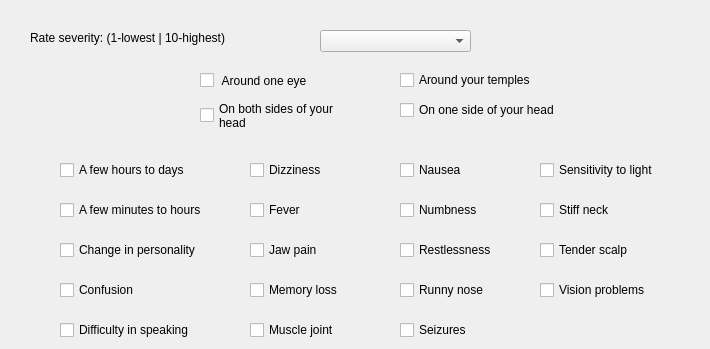
    <widget class="QWidget" name="t6">
     <attribute name="title">
      <string>Headaches</string>
     </attribute>
     <widget class="QCheckBox" name="cb101">
      <property name="geometry">
       <rect>
        <x>250</x>
        <y>240</y>
        <width>121</width>
        <height>20</height>
       </rect>
      </property>
      <property name="text">
       <string>Jaw pain</string>
      </property>
     </widget>
     <widget class="QCheckBox" name="cb104">
      <property name="geometry">
       <rect>
        <x>60</x>
        <y>280</y>
        <width>151</width>
        <height>20</height>
       </rect>
      </property>
      <property name="text">
       <string>Confusion </string>
      </property>
     </widget>
     <widget class="QCheckBox" name="cb98">
      <property name="geometry">
       <rect>
        <x>400</x>
        <y>200</y>
        <width>121</width>
        <height>20</height>
       </rect>
      </property>
      <property name="text">
       <string>Numbness</string>
      </property>
     </widget>
     <widget class="QCheckBox" name="cb100">
      <property name="geometry">
       <rect>
        <x>60</x>
        <y>240</y>
        <width>181</width>
        <height>20</height>
       </rect>
      </property>
      <property name="text">
       <string>Change in personality</string>
      </property>
     </widget>
     <widget class="QCheckBox" name="cb92">
      <property name="geometry">
       <rect>
        <x>60</x>
        <y>160</y>
        <width>171</width>
        <height>20</height>
       </rect>
      </property>
      <property name="text">
       <string>A few hours to days </string>
      </property>
     </widget>
     <widget class="QCheckBox" name="cb88">
      <property name="geometry">
       <rect>
        <x>200</x>
        <y>70</y>
        <width>181</width>
        <height>21</height>
       </rect>
      </property>
      <property name="text">
       <string> Around one eye</string>
      </property>
     </widget>
     <widget class="QCheckBox" name="cb94">
      <property name="geometry">
       <rect>
        <x>400</x>
        <y>160</y>
        <width>121</width>
        <height>20</height>
       </rect>
      </property>
      <property name="text">
       <string>Nausea</string>
      </property>
     </widget>
     <widget class="QCheckBox" name="cb102">
      <property name="geometry">
       <rect>
        <x>400</x>
        <y>240</y>
        <width>121</width>
        <height>20</height>
       </rect>
      </property>
      <property name="text">
       <string>Restlessness</string>
      </property>
     </widget>
     <widget class="QCheckBox" name="cb93">
      <property name="geometry">
       <rect>
        <x>250</x>
        <y>160</y>
        <width>151</width>
        <height>20</height>
       </rect>
      </property>
      <property name="text">
       <string>Dizziness </string>
      </property>
     </widget>
     <widget class="QCheckBox" name="cb110">
      <property name="geometry">
       <rect>
        <x>400</x>
        <y>320</y>
        <width>101</width>
        <height>20</height>
       </rect>
      </property>
      <property name="text">
       <string>Seizures </string>
      </property>
     </widget>
     <widget class="QCheckBox" name="cb97">
      <property name="geometry">
       <rect>
        <x>250</x>
        <y>200</y>
        <width>121</width>
        <height>20</height>
       </rect>
      </property>
      <property name="text">
       <string>Fever</string>
      </property>
     </widget>
     <widget class="QLabel" name="label_7">
      <property name="geometry">
       <rect>
        <x>30</x>
        <y>30</y>
        <width>281</width>
        <height>16</height>
       </rect>
      </property>
      <property name="text">
       <string>Rate severity: (1-lowest | 10-highest)</string>
      </property>
     </widget>
     <widget class="QCheckBox" name="cb96">
      <property name="geometry">
       <rect>
        <x>60</x>
        <y>200</y>
        <width>191</width>
        <height>20</height>
       </rect>
      </property>
      <property name="text">
       <string>A few minutes to hours </string>
      </property>
     </widget>
     <widget class="QCheckBox" name="cb108">
      <property name="geometry">
       <rect>
        <x>60</x>
        <y>320</y>
        <width>181</width>
        <height>20</height>
       </rect>
      </property>
      <property name="text">
       <string>Difficulty in speaking</string>
      </property>
     </widget>
     <widget class="QCheckBox" name="cb106">
      <property name="geometry">
       <rect>
        <x>400</x>
        <y>280</y>
        <width>141</width>
        <height>20</height>
       </rect>
      </property>
      <property name="text">
       <string>Runny nose</string>
      </property>
     </widget>
     <widget class="QComboBox" name="combo6">
      <property name="geometry">
       <rect>
        <x>320</x>
        <y>30</y>
        <width>151</width>
        <height>22</height>
       </rect>
      </property>
     </widget>
     <widget class="QCheckBox" name="cb105">
      <property name="geometry">
       <rect>
        <x>250</x>
        <y>280</y>
        <width>131</width>
        <height>20</height>
       </rect>
      </property>
      <property name="text">
       <string>Memory loss</string>
      </property>
     </widget>
     <widget class="QCheckBox" name="cb109">
      <property name="geometry">
       <rect>
        <x>250</x>
        <y>320</y>
        <width>151</width>
        <height>20</height>
       </rect>
      </property>
      <property name="text">
       <string>Muscle joint</string>
      </property>
     </widget>
     <widget class="QCheckBox" name="cb91">
      <property name="geometry">
       <rect>
        <x>400</x>
        <y>100</y>
        <width>201</width>
        <height>20</height>
       </rect>
      </property>
      <property name="text">
       <string>On one side of your head</string>
      </property>
     </widget>
     <widget class="QCheckBox" name="cb89">
      <property name="geometry">
       <rect>
        <x>400</x>
        <y>70</y>
        <width>191</width>
        <height>20</height>
       </rect>
      </property>
      <property name="text">
       <string>Around your temples </string>
      </property>
     </widget>
     <widget class="QCheckBox" name="cb90">
      <property name="geometry">
       <rect>
        <x>200</x>
        <y>100</y>
        <width>181</width>
        <height>31</height>
       </rect>
      </property>
      <property name="text">
       <string>On both sides of your
head </string>
      </property>
     </widget>
     <widget class="QCheckBox" name="cb95">
      <property name="geometry">
       <rect>
        <x>540</x>
        <y>160</y>
        <width>161</width>
        <height>20</height>
       </rect>
      </property>
      <property name="text">
       <string>Sensitivity to light</string>
      </property>
     </widget>
     <widget class="QCheckBox" name="cb99">
      <property name="geometry">
       <rect>
        <x>540</x>
        <y>200</y>
        <width>161</width>
        <height>20</height>
       </rect>
      </property>
      <property name="text">
       <string>Stiff neck</string>
      </property>
     </widget>
     <widget class="QCheckBox" name="cb103">
      <property name="geometry">
       <rect>
        <x>540</x>
        <y>240</y>
        <width>161</width>
        <height>20</height>
       </rect>
      </property>
      <property name="text">
       <string>Tender scalp</string>
      </property>
     </widget>
     <widget class="QCheckBox" name="cb107">
      <property name="geometry">
       <rect>
        <x>540</x>
        <y>280</y>
        <width>161</width>
        <height>20</height>
       </rect>
      </property>
      <property name="text">
       <string>Vision problems</string>
      </property>
     </widget>
    </widget>
